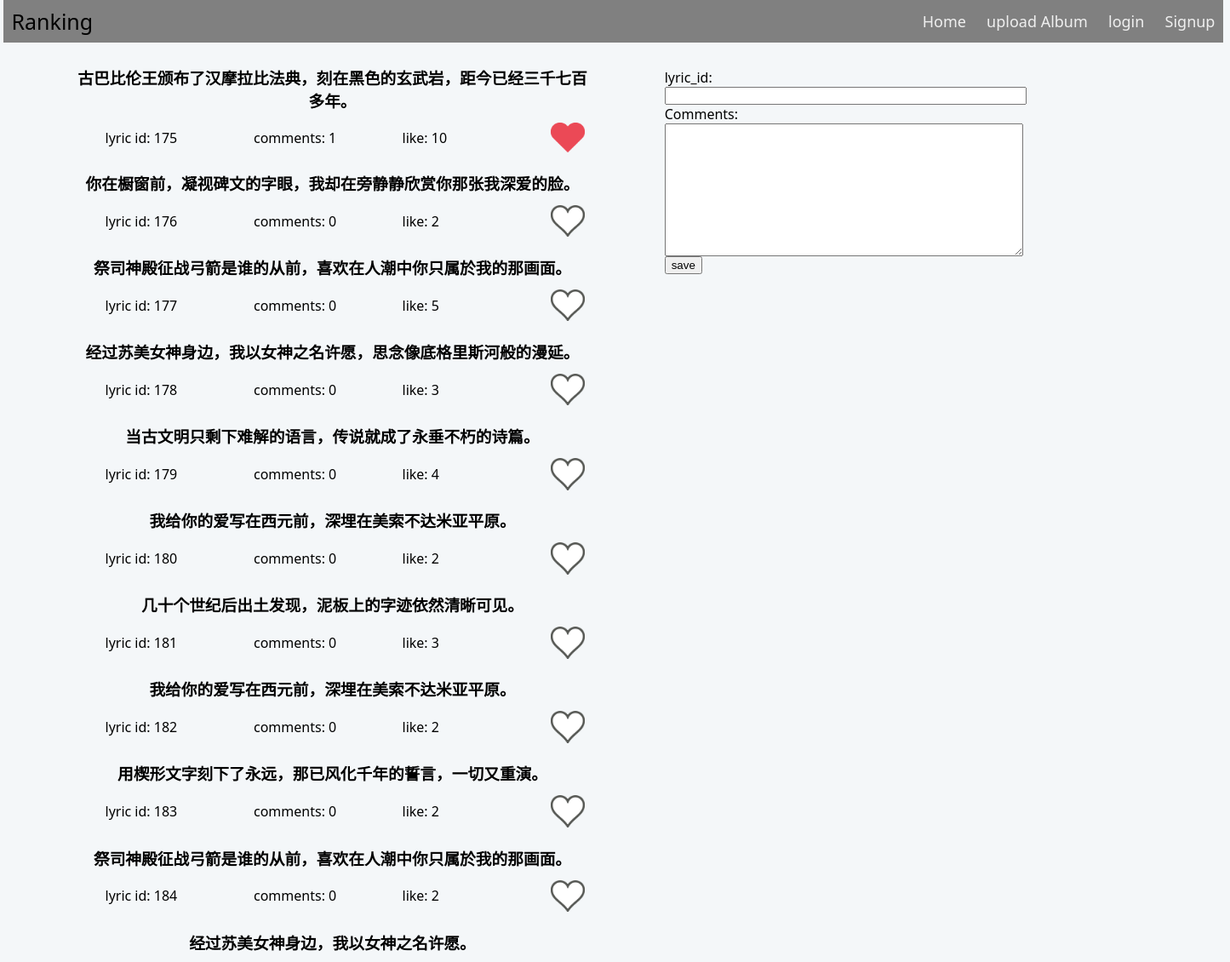
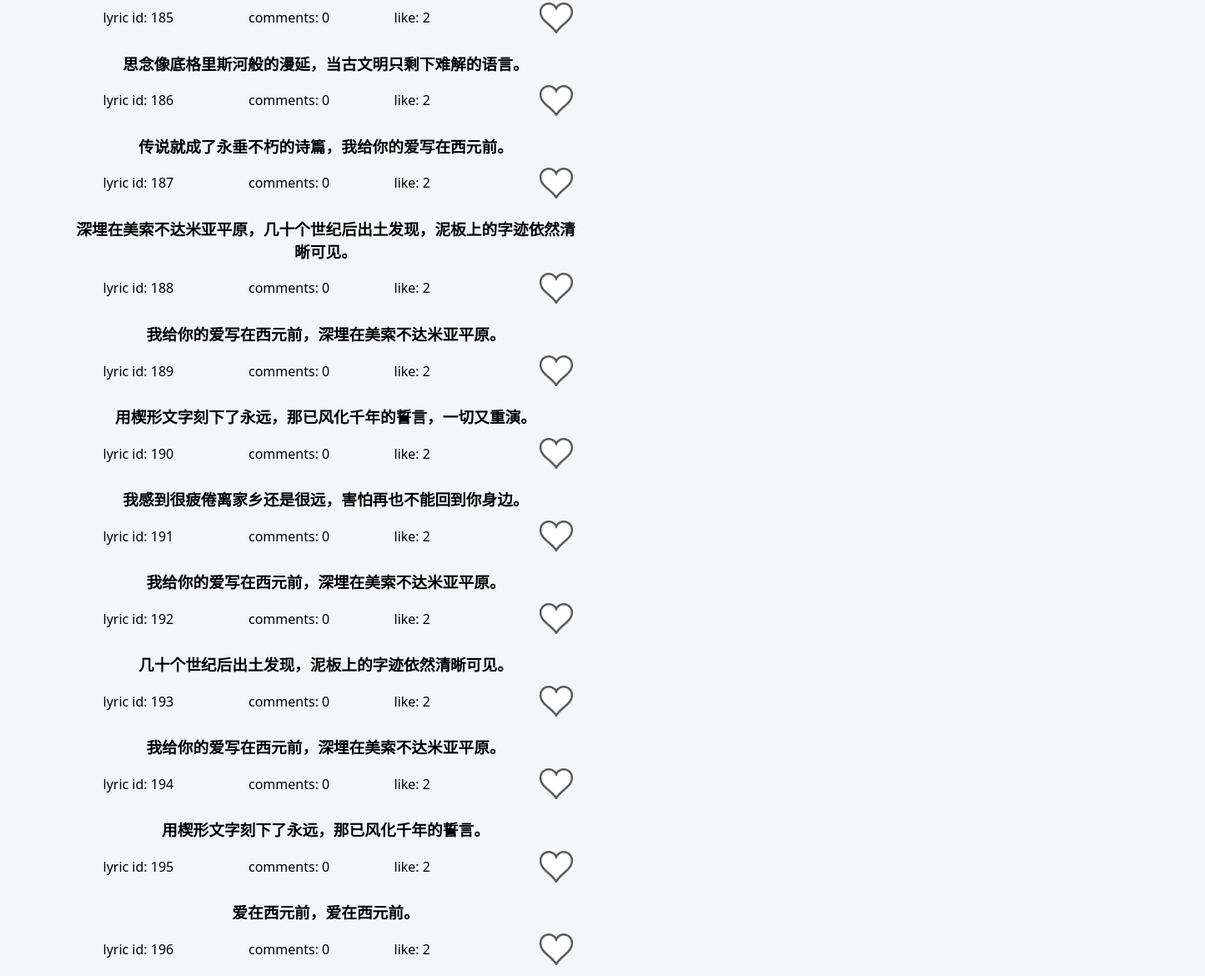
Screenshot of /resource/lyrics.php?like_lyric_id=175&song_id=1 with the database file from the repository (2 pictures, top to bottom).
### tables this page shows
CREATE TABLE `lyrics` (
  `id` int(100) UNSIGNED NOT NULL,
  `album` int(100) UNSIGNED NOT NULL,
  `song` int(100) UNSIGNED NOT NULL,
  `sentence` varchar(500) DEFAULT NULL,
  `like_num` int(100) UNSIGNED NOT NULL
);

### resource/lyrics.php (the view, shortened to what this page needs)
<?php
  $dbOk = false;
  @ $db = new mysqli('localhost', 'root','', 'term');
  if ($db->connect_error) {
    echo '<div class="messages">Could not connect to the database. Error: ';
    echo $db->connect_errno . ' - ' . $db->connect_error . '</div>';
  } else {
    $dbOk = true;
  }
  $song_id = "";
  if ($dbOk) {
    $song_id = $_GET['song_id'];
    $lyrics_query = "select * from lyrics where song='".$song_id."'";
    $lyrics_result = $db->query($lyrics_query);
    $lyrics_numRecords = $lyrics_result->num_rows;
  }
  $have_like = isset($_GET['like_lyric_id']);
  $like = "";
  if ($have_like) {
    $like = $_GET['like_lyric_id'];
  }
  $havePost = isset($_POST["save"]);
  $errors = false;
?>
<head>
  <link rel="stylesheet" href="css/lyrics_css.css" type="text/css">
  <link rel="stylesheet" href="css/style1.css">
</head>
<div id="mainbody">
  <div class="nav">
    <span class="nav-links">
      <a class='menu' href="../index.php">Home</a>
      <?php
        $judge = false;
      ?>
      <a class='menu' href="upload.php?judge=<?php echo $judge;?>">upload Album</a>
      <?php if(!isset($_GET['username'])){ ?>
      <a class='menu' href="login.php" >login</a>
      <a class='menu' href="registration.php" >Signup</a>
      <?php }else{ ?>
      <a class='menu' href="logout.php" >Logout</a>
      <?php } ?>
    </span>
    <div class="nav-header">
        <a id='ranking' href="../index.php">Ranking</a>
    </div>
  </div>
  <span id="comments">
    <br>
    <form id="addForm" name="addForm" action='lyrics.php
    <?php
      echo "?song_id=";
      echo $song_id;
      echo "'";
    ?>
    method="post" onsubmit="return validate(this);">
        <div class="formData">
          <label class="field" for="lyric_id">lyric_id:</label>
          <div class="value"><input type="text" size="50" value="<?php if($havePost && $errors != '') { echo $lyric_id; } ?>" name="lyric_id" id="lyric_id" value="try"></input></div>
          <label class="field" for="comment">Comments:</label>
          <div class="value">
            <textarea type="text" rows="10" cols="50" value="<?php if($havePost && $errors != '') { echo $comment; } ?>" name="comment" id="comment"/></textarea>
          </div>
          <input type="submit" value="save" id="save" name="save"/>
        </div>
    </form>
  </span>
  <div id="lyrics">
    <?php
      if ($dbOk) {
        for ($i=0; $i < $lyrics_numRecords; $i++) {
          $lyrics_record = $lyrics_result->fetch_assoc();
          echo "<h3 class='sentence' id='lyric".$lyrics_record['id']."'>".$lyrics_record['sentence']."</h3>";
          $comments_query = "select * from comments where lyric='".$lyrics_record['id']."'";
          $comments_result = $db->query($comments_query);
          $comments_numRecords = $comments_result->num_rows;
          echo "<table id='lyric_info>'";
            echo "<tr>";
              echo "<td>lyric id: ";
                echo $lyrics_record['id'];
              echo "</td>";
              echo "<td>comments: ";
                echo $comments_numRecords;
              echo "</td>";
                if($have_like && $lyrics_record['id'] == $like) {
                    echo "<td>like: ";
                      echo $lyrics_record['like_num']+1;
                    echo "</td>";
                    echo "<td>";
                    echo "<img class='like' src='pic/like_hover.png' id='like".$lyrics_record['id']."'>";
                    $have_like = false;
                }
                else {
                  echo "<td>like: ";
                    echo $lyrics_record['like_num'];
                  echo "</td>";
                  echo "<td>";
                  echo "<a href='lyrics.php?like_lyric_id=".$lyrics_record['id']."&song_id=".$song_id."'>";
                  echo "<img class='like' src=\"pic/like.png\" onmouseover=\"this.src='pic/like_hover.png'\" onmouseout=\"this.src='pic/like.png'\" id='like".$lyrics_record['id']."'>";
                  echo "</a>";
                }
              echo "</td>";
          echo "</table>";
        }
      }
    ?>
  </div>
</div>

### resource/css/lyrics_css.css (style rules this page uses)
#mainbody { width: 1424px; margin: auto; }
#lyrics { width: 600px; text-align: center; margin-left: 80px; margin-right: 100px; }
table { width: 700px; left: 50px; margin-left: 30px; margin-bottom: 10px; }
td { width: 100px; }
.like { width: 40px; height: auto; }
.sentence { padding-bottom: 5px; margin-bottom: 5px; cursor: hand; }
#comments { width: 300px; float: right; display: inline; height: 100%; margin-left: 50px; }

### resource/css/style1.css (style rules this page uses)
.nav-header { margin-left: 10px; width: 90%; }
.nav { height: 50px; width: 100.7%; background: gray; position: relative; line-height: 50px; left: -7px; top: -8px; }
.nav-links { display: inline; float: right; }
#ranking { text-decoration: none; color: black; font-size: 25px; }
.menu { padding: 13px 10px 13px 10px; text-decoration: none; color: #efefef; cursor: pointer; font-size: 18px; }

### rows the page displays
lyrics: sentence "古巴比伦王颁布了汉摩拉比法典，刻在黑色的玄武岩，距今已经三千七百多年。", id "175", comments_numRecords "1", $lyrics_record['like_num']+1 "10"
lyrics: sentence "你在橱窗前，凝视碑文的字眼，我却在旁静静欣赏你那张我深爱的脸。", id "176", comments_numRecords "0", like_num "2"
lyrics: sentence "祭司神殿征战弓箭是谁的从前，喜欢在人潮中你只属於我的那画面。", id "177", comments_numRecords "0", like_num "5"
lyrics: sentence "经过苏美女神身边，我以女神之名许愿，思念像底格里斯河般的漫延。", id "178", comments_numRecords "0", like_num "3"
lyrics: sentence "当古文明只剩下难解的语言，传说就成了永垂不朽的诗篇。", id "179", comments_numRecords "0", like_num "4"
lyrics: sentence "我给你的爱写在西元前，深埋在美索不达米亚平原。", id "180", comments_numRecords "0", like_num "2"
lyrics: sentence "几十个世纪后出土发现，泥板上的字迹依然清晰可见。", id "181", comments_numRecords "0", like_num "3"
lyrics: sentence "我给你的爱写在西元前，深埋在美索不达米亚平原。", id "182", comments_numRecords "0", like_num "2"
lyrics: sentence "用楔形文字刻下了永远，那已风化千年的誓言，一切又重演。", id "183", comments_numRecords "0", like_num "2"
lyrics: sentence "祭司神殿征战弓箭是谁的从前，喜欢在人潮中你只属於我的那画面。", id "184", comments_numRecords "0", like_num "2"
lyrics: sentence "经过苏美女神身边，我以女神之名许愿。", id "185", comments_numRecords "0", like_num "2"
lyrics: sentence "思念像底格里斯河般的漫延，当古文明只剩下难解的语言。", id "186", comments_numRecords "0", like_num "2"
lyrics: sentence "传说就成了永垂不朽的诗篇，我给你的爱写在西元前。", id "187", comments_numRecords "0", like_num "2"
lyrics: sentence "深埋在美索不达米亚平原，几十个世纪后出土发现，泥板上的字迹依然清晰可见。", id "188", comments_numRecords "0", like_num "2"
lyrics: sentence "我给你的爱写在西元前，深埋在美索不达米亚平原。", id "189", comments_numRecords "0", like_num "2"
lyrics: sentence "用楔形文字刻下了永远，那已风化千年的誓言，一切又重演。", id "190", comments_numRecords "0", like_num "2"
lyrics: sentence "我感到很疲倦离家乡还是很远，害怕再也不能回到你身边。", id "191", comments_numRecords "0", like_num "2"
lyrics: sentence "我给你的爱写在西元前，深埋在美索不达米亚平原。", id "192", comments_numRecords "0", like_num "2"
lyrics: sentence "几十个世纪后出土发现，泥板上的字迹依然清晰可见。", id "193", comments_numRecords "0", like_num "2"
lyrics: sentence "我给你的爱写在西元前，深埋在美索不达米亚平原。", id "194", comments_numRecords "0", like_num "2"
lyrics: sentence "用楔形文字刻下了永远，那已风化千年的誓言。", id "195", comments_numRecords "0", like_num "2"
lyrics: sentence "爱在西元前，爱在西元前。", id "196", comments_numRecords "0", like_num "2"
